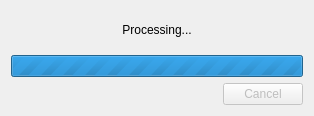
<?xml version="1.0" encoding="UTF-8"?>
<ui version="4.0">
 <class>toolsWait</class>
 <widget class="QDialog" name="toolsWait">
  <property name="windowModality">
   <enum>Qt::ApplicationModal</enum>
  </property>
  <property name="geometry">
   <rect>
    <x>0</x>
    <y>0</y>
    <width>314</width>
    <height>116</height>
   </rect>
  </property>
  <property name="windowTitle">
   <string>POLCA Tools Working...</string>
  </property>
  <layout class="QVBoxLayout" name="verticalLayout">
   <item>
    <widget class="QLabel" name="label_2">
     <property name="text">
      <string>Processing...</string>
     </property>
     <property name="alignment">
      <set>Qt::AlignCenter</set>
     </property>
    </widget>
   </item>
   <item>
    <widget class="QProgressBar" name="progressBar">
     <property name="maximum">
      <number>0</number>
     </property>
     <property name="value">
      <number>-1</number>
     </property>
    </widget>
   </item>
   <item>
    <layout class="QHBoxLayout" name="horizontalLayout_2">
     <item>
      <spacer name="horizontalSpacer">
       <property name="orientation">
        <enum>Qt::Horizontal</enum>
       </property>
       <property name="sizeHint" stdset="0">
        <size>
         <width>40</width>
         <height>20</height>
        </size>
       </property>
      </spacer>
     </item>
     <item>
      <widget class="QPushButton" name="buttonCancel">
       <property name="enabled">
        <bool>false</bool>
       </property>
       <property name="text">
        <string>Cancel</string>
       </property>
      </widget>
     </item>
    </layout>
   </item>
  </layout>
 </widget>
 <resources/>
 <connections>
  <connection>
   <sender>buttonCancel</sender>
   <signal>clicked()</signal>
   <receiver>toolsWait</receiver>
   <slot>cancelTool()</slot>
   <hints>
    <hint type="sourcelabel">
     <x>263</x>
     <y>90</y>
    </hint>
    <hint type="destinationlabel">
     <x>156</x>
     <y>57</y>
    </hint>
   </hints>
  </connection>
 </connections>
 <slots>
  <signal>canceledTool()</signal>
  <slot>cancelTool()</slot>
 </slots>
</ui>
